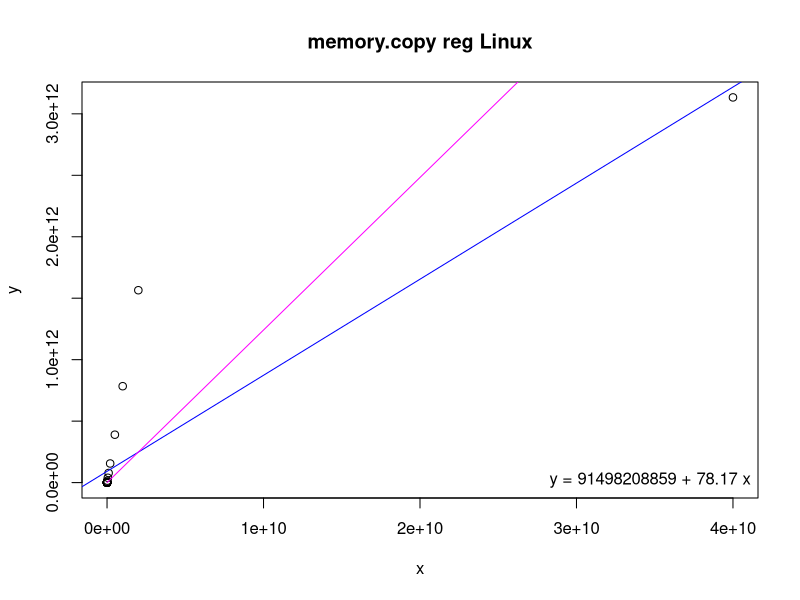
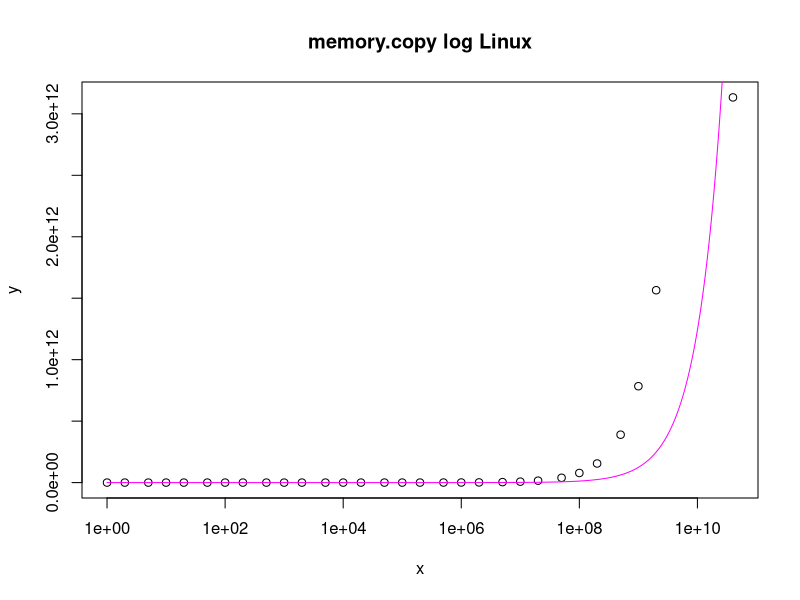

The R script that drew these images, in order:
# Input data
x <- c(1,2,5,10,20,50,100,200,500,1000,2000,5000,10000,20000,50000,100000,200000,500000,1000000,2000000,5000000,10000000,20000000,50000000,100000000,200000000,500000000,1000000000,2000000000,40000000000)
y <- c(4433500,4447900,4448700,4442500,4452100,4558100,4570700,4581700,4591600,4614000,4623800,7936800,11177000,17512000,43075000,80194000,156880000,386500000,765290000,1528700000,3840800000,7702000000,15617000000,39220000000,78225000000,155420000000,389660000000,784200000000,1565000000000,3133700000000)

# Linear regression
model <- lm(y ~ x)
coefs <- coef(model)

# Print regression coefficients
print(coefs)

# Estimating function
fe <- function(x) {
  4600000 + (((x + 132 - 1) / 132) * 16384)
}

# Estimated values
xe <- seq(1, 40000000000, by = 10000)
ye <- fe(xe)

png("memory-copy-reg.png")
plot(x, y, main = "memory.copy reg Linux")
abline(model, col = "blue")
lines(xe, ye, col = "magenta")
legend("bottomright", legend = sprintf("y = %.0f + %.2f x", coefs[1], coefs[2]), bty = "n")

png("memory-copy-log.png")
plot(x, y, log = "x", main = "memory.copy log Linux")
lines(xe, ye, col = "magenta")
